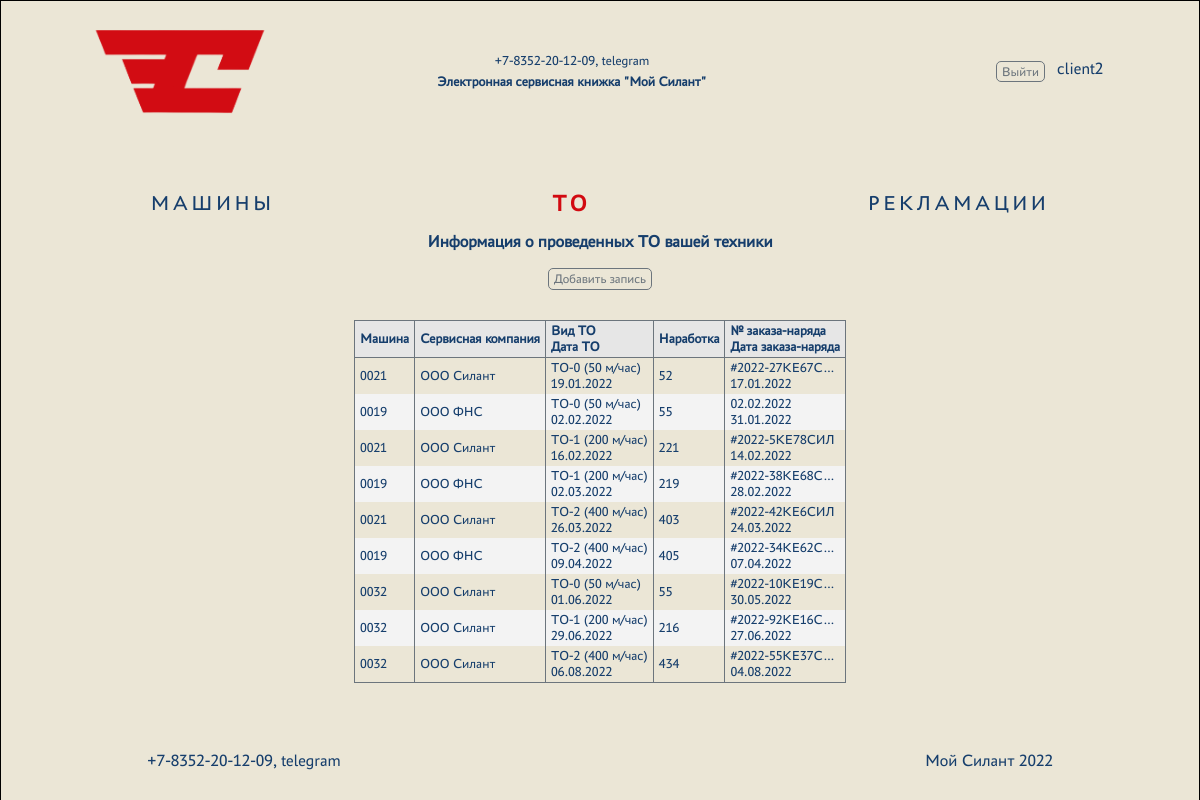
The app's page /maintenance (signed in) with its own data.
### silantapp/models.py (models this page shows, shortened)
class TechnicalMaintenance(models.Model):
    type_maintenance = models.ForeignKey(Type_maintenance, on_delete=models.CASCADE, verbose_name='Вид ТО')
    maintenance_date = models.DateField(verbose_name='Дата проведения ТО')
    operating_time = models.IntegerField(verbose_name='Наработка м/час')
    order = models.TextField(max_length=40, verbose_name='Номер заказа-наряда')
    order_date = models.DateField(verbose_name='Дата заказа-наряда')
    car = models.ForeignKey(Car, on_delete=models.CASCADE, verbose_name='Машина')
    service_company = models.ForeignKey(Service_company, on_delete=models.CASCADE, verbose_name='Сервисная компания')
    class Meta:
        verbose_name = 'ТО'
        verbose_name_plural = 'ТО'
        ordering = ['maintenance_date']

class Car(models.Model):
    factory_number = models.TextField(max_length=20, unique=True, db_index=True, verbose_name='Заводской номер')
    technique_model = models.ForeignKey(Technique_model, on_delete=models.CASCADE, db_index=True, verbose_name='Модель техники')
    engine_model = models.ForeignKey(Engine_model, on_delete=models.CASCADE, db_index=True, verbose_name='Модель двигателя')
    engine_number = models.TextField(max_length=20, verbose_name='Номер двигателя')
    transmission_model = models.ForeignKey(Transmission_model, on_delete=models.CASCADE, db_index=True, verbose_name='Модель трансмиссии')
    transmission_number = models.TextField(max_length=20, verbose_name='Номер трансмиссии')
    drive_bridge_model = models.ForeignKey(Drive_bridge_model, on_delete=models.CASCADE, db_index=True, verbose_name='Модель ведущего моста')
    drive_bridge_number = models.TextField(max_length=20, verbose_name='Номер ведущего моста')
    controlled_bridge_model = models.ForeignKey(Steerable_bridge_model, on_delete=models.CASCADE, db_index=True, verbose_name='Модель управляемого моста')
    controlled_bridge_number = models.TextField(max_length=20, verbose_name='Номер управляемого моста')
    delivery_agreement = models.TextField(max_length=40, blank=True, verbose_name="Договор поставки №, дата")
    date_of_shipment_from_the_factory = models.DateField(db_index=True, verbose_name="Дата отгрузки с завода")
    consignee = models.TextField(max_length=40, blank=True, verbose_name="Грузополучатель")
    delivery_address = models.TextField(max_length=150, blank=True, verbose_name='Адрес поставки (эксплуатации)')
    equipment = models.TextField(blank=True, verbose_name='Комплектация (доп. опции)')
    client = models.ForeignKey(ClientUser, on_delete=models.CASCADE, null=True, blank=True, verbose_name='Клиент')
    service_company = models.ForeignKey(Service_company, null=True, on_delete=models.CASCADE, blank=True, verbose_name='Сервисная компания')
    def __str__(self):
        return f'{self.factory_number}'
    class Meta:
        verbose_name = 'Машины'
        verbose_name_plural = 'Машины'
        ordering = ['date_of_shipment_from_the_factory']

class Service_company(models.Model):
    user = models.OneToOneField(ClientUser, on_delete=models.CASCADE, verbose_name='Имя пользователя')
    name = models.TextField(unique=True, verbose_name='Название')
    description = models.TextField(blank=True, verbose_name='Описание')
    def __str__(self):
        return f'{self.name}'
    class Meta:
        verbose_name = 'Сервисные компании'
        verbose_name_plural = 'Сервисные компании'

class Type_maintenance(models.Model):
    name = models.TextField(verbose_name='Название')
    description = models.TextField(blank=True, verbose_name='Описание')
    def __str__(self):
        return f'{self.name}'
    class Meta:
        verbose_name = 'Вид ТО'
        verbose_name_plural = 'Вид ТО'

### silantapp/views.py (the view, shortened to what this page needs)
# urls.py: path('maintenance', MaintenanceList.as_view(), name='technicalmaintenance'),
class MaintenanceList(PermissionRequiredMixin, ListView):
    permission_required = 'silantapp.view_technicalmaintenance'
    model = TechnicalMaintenance
    template_name = 'maintenance.html'
    context_object_name = 'technicalmaintenance'
    def get_context_data(self, *args, **kwargs):
        context = super().get_context_data(*args, **kwargs)
        if self.request.GET.get('clear'):
            self.request.session.pop('order_by2', None)
            self.request.session.pop('tm', None)
            self.request.session.pop('cr', None)
            self.request.session.pop('sc', None)
        if self.request.GET.get('order_by'): self.request.session['order_by2'] = self.request.GET.get('order_by')
        if not 'order_by2' in self.request.session: self.request.session['order_by2'] = 'maintenance_date'
        order_by = self.request.session['order_by2']
        if order_by in ['type_maintenance', 'car', 'service_company']: order_by = order_by+"__name"
        if self.request.GET.get('tm'): self.request.session['tm'] = self.request.GET.get('tm')
        context['tm'] = self.request.session['tm'] if "tm" in self.request.session else '---'
        if self.request.GET.get('cr'): self.request.session['cr'] = self.request.GET.get('cr')
        context['cr'] = self.request.session['cr'] if "cr" in self.request.session else '---'
        if self.request.GET.get('sc'): self.request.session['sc'] = self.request.GET.get('sc')
        context['sc'] = self.request.session['sc'] if "sc" in self.request.session else '---'
        qs = qs_filter = TechnicalMaintenance.objects.all()
        if "tm" in self.request.session:
            filter = Type_maintenance.objects.get(name=self.request.session['tm']).id
            qs = qs.filter(type_maintenance=filter)
        if "cr" in self.request.session:
            filter = Car.objects.get(factory_number=self.request.session['cr'])
            qs = qs.filter(car=filter)
        if "sc" in self.request.session:
            filter = Service_company.objects.get(name=self.request.session['sc']).id
            qs = qs.filter(service_company=filter)
        if self.request.user.groups.filter(name='admin').exists() or self.request.user.groups.filter(name='manager').exists():
            context['type_maintenance'] = set(qs_filter.values_list('type_maintenance__name', flat=True))
            context['car'] = set(qs_filter.values_list('car__factory_number', flat=True))
            context['service_company'] = set(qs_filter.values_list('service_company__name', flat=True))
            context['technicalmaintenances'] = qs.order_by(order_by)
        elif self.request.user.groups.filter(name='client').exists():
            context['type_maintenance'] = set(qs_filter.filter(car__client=self.request.user).values_list('type_maintenance__name', flat=True))
            context['car'] = set(qs_filter.filter(car__client=self.request.user).values_list('car__factory_number', flat=True))
            context['service_company'] = set(qs_filter.filter(car__client=self.request.user).values_list('service_company__name', flat=True))
            context['technicalmaintenances'] = qs.filter(car__client=self.request.user).order_by(order_by)
        else:
            context['technicalmaintenances'] = []
        return context

### silantapp/templatetags/auth_extras.py (called while the page is built)
@register.filter(name='has_group')
def has_group(user, group_name):
    group = Group.objects.get(name=group_name)
    return True if group in user.groups.all() else False

### silantapp/templates/maintenance.html (shortened to what this page needs)
{% extends 'default.html' %}
{% load auth_extras %}
{% load static %}
{% block content %}
    <div class="div_full_horizontal_content_space_around">
        <a class="button_menu " href="{% url 'info' %}" role="button">Машины</a>
        <a class="button_menu active" href="{% url 'technicalmaintenance' %}" role="button">ТО</a>
        <a class="button_menu" href="{% url 'complaints' %}" role="button">Рекламации</a>
    </div>
    {% if technicalmaintenances %}
        <h4 class="center">Информация о проведенных ТО вашей техники</h4>
    {% endif %}
    {% if technicalmaintenances %}
        <div class="center">
            {% if technicalmaintenances %}
                {% if request.user|has_group:"client" or request.user|has_group:"service" or request.user|has_group:"manager" or request.user|has_group:"admin" %}
                    <a class="button slim" href="{% url 'create_maintenance' %}" role="button">Добавить запись</a>
                {% endif %}
            {% endif %}
        </div>
    {% endif %}
    <br>
    {% if technicalmaintenances %}
        <table class="small_font">
        <tr>
            <th><a title="Сортировать" href="?order_by=car">Машина</a></th>
            <th><a title="Сортировать" href="?order_by=service_company">Сервисная компания</a></th>
            <th><a title="Сортировать" href="?order_by=type_maintenance">Вид ТО</a><br>
                <a title="Сортировать" href="?order_by=maintenance_date" >Дата ТО</a></th>
            <th><a title="Сортировать" href="?order_by=operating_time">Наработка</a></th>
            <th><a title="Сортировать" href="?order_by=order">№ заказа-наряда</a><br>
                <a title="Сортировать" href="?order_by=order_date">Дата заказа-наряда</a></th>
        </tr>
        {% for technicalmaintenance in technicalmaintenances %}
            <tr onclick="window.location.href='/maintenance/{{ technicalmaintenance.id }}'; return false" class="table_tr">
                <td class="td_slim">{{ technicalmaintenance.car }}</td>
                <td class="td_slim">{{ technicalmaintenance.service_company }}</td>
                <td class="td_slim">{{ technicalmaintenance.type_maintenance }}<br>
                    {{ technicalmaintenance.maintenance_date|date:"d.m.Y" }}</td>
                <td class="td_slim">{{ technicalmaintenance.operating_time }}</td>
                <td class="td_slim">{{ technicalmaintenance.order }}<br>
                    {{ technicalmaintenance.order_date|date:"d.m.Y" }}</td>
            </tr>
        {% endfor %}
        </table>
    {% endif %}
{% endblock content %}

### silantapp/templates/default.html (shortened to what this page needs)
{% load static %}
{% load auth_extras %}
<html lang="en">
	<head>
		<link rel="stylesheet" href="{% static 'css/style.css' %}">
		<link rel="stylesheet" type="text/css" href="/static/css/style.css?"/>
		<link rel="stylesheet" media="screen and (max-width: 360px) " href="/static/css/mobile.css"/>
		<link rel="stylesheet" media="screen and (min-width: 361px) and (max-width: 767.8px)" href="/static/css/360.css"/>
		<link rel="stylesheet" media="screen and (min-width: 767.9px) and (max-width: 1365px)" href="/static/css/760.css"/>
		<link rel="stylesheet" media="screen and (min-width: 1366px) and (max-width: 1535px)" href="/static/css/1366.css"/>
		<link rel="stylesheet" media="screen and (min-width: 1536px)" href="/static/css/1536.css"/>
		{% load bootstrap5 %}
	</head>
<body>
<div class="wrapper">
	<header>
		<div class="header">
			<div class="header_top">
				<div class="logo">
					<a href="{% url 'info' %}"><img class='header_logo' src="{% static 'images/Logotype accent RGB 2.png' %}"></a>
				</div>
				<div class="header_contact">
					<p class="center">+7-8352-20-12-09, telegram</p>
					<b>Электронная сервисная книжка "Мой Силант"</b>
				</div>
				<div id="account_menu" class="account_menu">
					{% if user.is_authenticated %}
						<a class="button slim" style='margin: 5px 12px;' href="/accounts/logout/" role="button">Выйти</a>
					{% else %}
						<a class="button slim" href="/accounts/login/" role="button">Авторизация</a>
					{% endif %}
					<br>
					<div class="dominant">{{ user.username }}&emsp;</div>
				</div>
			</div>
			<br>
		</div>
	</header>
	<main>
		<div class="main">
		{% block content %}
		{% endblock content %}
		</div>
	</main>
	<footer>
		<div class="footer">+7-8352-20-12-09, telegram</div>
		<div class="footer">Мой Силант 2022</div>
	</footer>
</div>
</body>
</html>

### static/css/style.css (style rules this page uses)
:root { --silant_black: #163E6C; --silant_red: #D20A11; --silant_beige: #EBE6D6; --silant_grey: #6c757d; --silant_light_grey: #e6e6e6; --silant_cell_grey: #f3f3f3; }
* { margin: 0; padding: 0; }
html { font-family: "PT-Astra-Sans_Regular"; line-height: 1.5; -webkit-text-size-adjust: 100%; -ms-text-size-adjust: 100%; -moz-text-size-adjust: 100%; -ms-overflow-style: scrollbar; -webkit-tap-highlight-color: rgba(0, 0, 0, 0); }
body { height: 100%; font-weight: 400; line-height: 1.5; color: var(--silant_black); background-color: var(--silant_beige); }
h1, h2, h3, h4, h5, h6 { margin-top: 0; margin-bottom: 0.5rem; }
a { text-decoration: none !important; }
p { margin: 0; padding: 0; }
table { border-bottom: 1px solid var(--silant_grey); border-top: 1px solid var(--silant_grey); border-collapse: collapse; text-align: left; border-spacing: 0; display: block; overflow-x: auto; max-width: fit-content; margin: auto; }
th { border-bottom: 1px solid var(--silant_grey); background-color: var(--silant_light_grey); padding: 2px 2px; white-space: nowrap; }
table a { text-decoration: none; color: var(--silant_black); }
th,td { padding: 2px 5px; border-right: 1px solid var(--silant_grey); border-left: 1px solid var(--silant_grey); }
.td_slim { max-width: 100px; overflow: hidden; text-overflow: ellipsis; white-space: nowrap; cursor: pointer; }
tr:nth-child(odd) { background: var(--silant_cell_grey); }
.small_font { font-size: 0.8em; }
.wrapper { display: -webkit-flex; display: flex; flex-direction: column; min-height: 100%; margin: 0 auto; border: 1px solid black; }
header { padding: 0; margin: 0; color: var(--silant_black); }
.header_logo { max-width: 300px; }
.header_contact { font-size: 0.8em; }
.header_top { display: -webkit-flex; display: flex; align-items: center; justify-content: space-around; background-color: var(--silant_beige); }
.account_menu { display: -webkit-flex; display: flex; margin: 0 0 0 10%; }
main { flex: 1 0 auto; padding: 10px; color: var(--silant_black); }
footer { display: -webkit-flex; display: flex; justify-content: space-around; height: 80px; background: var(--silant_beige); color: var(--silant_black); }
.center { display: -webkit-flex; display: flex; justify-content: center; text-align: center; }
.logo { width: 200px; }
.logo img { width: 100%; height: auto; }
.button { border: 1px solid var(--silant_grey); display: inline-block; text-decoration: none; border-radius: 5px; color: var(--silant_grey); background: transparent; cursor: pointer; }
.button.slim { padding: 0 5px; margin: 5px; }
.button_menu { color: var(--silant_black); font-weight: 400; display: inline-block; text-decoration: none; text-transform: uppercase; letter-spacing: .2rem; border: none; padding: 10px 15px; border-radius: 9px; transition: 0.2s; }
.button_menu.active { color: var(--silant_red); font-weight: 600; transform: scale(1.1); }
.div_full_horizontal_content_space_around { display: -webkit-flex; display: flex; justify-content: space-around; align-items: center; }
.footer { margin: auto 10px; }
.dominant { display: flex; justify-content: flex-end; }

### static/css/760.css (style rules this page uses)
html { font-size: 17px; }
.button.slim { font-size: 13px; }
.button_menu { font-size: 21px; }

### static/css/mobile.css (style rules this page uses)
html { font-size: 15px; }
.wrapper { width: 340px; }
.header_top { -webkit-flex-direction: column-reverse; flex-direction: column-reverse; justify-content: center; }
.button.slim { font-size: 11px; }

### static/css/360.css (style rules this page uses)
html { font-size: 15px; }
.account_menu { flex-direction: column; }
.button.slim { font-size: 11px; }
.button_menu { font-size: 16px; }

### static/css/1366.css (style rules this page uses)
html { font-size: 18px; }
.button.slim { font-size: 14px; }
.button_menu { font-size: 22px; }

### static/css/1536.css (style rules this page uses)
html { font-size: 19px; }
.button.slim { font-size: 15px; }
.button_menu { font-size: 23px; }

### records on screen
TechnicalMaintenance: car "0021", service_company "ООО Силант", type_maintenance "ТО-0 (50 м/час)", maintenance_date "19.01.2022", operating_time "52", order "#2022-27КЕ67СИЛ", order_date "17.01.2022"
TechnicalMaintenance: car "0019", service_company "ООО ФНС", type_maintenance "ТО-0 (50 м/час)", maintenance_date "02.02.2022", operating_time "55", order "02.02.2022", order_date "31.01.2022"
TechnicalMaintenance: car "0021", service_company "ООО Силант", type_maintenance "ТО-1 (200 м/час)", maintenance_date "16.02.2022", operating_time "221", order "#2022-5КЕ78СИЛ", order_date "14.02.2022"
TechnicalMaintenance: car "0019", service_company "ООО ФНС", type_maintenance "ТО-1 (200 м/час)", maintenance_date "02.03.2022", operating_time "219", order "#2022-38КЕ68СИЛ", order_date "28.02.2022"
TechnicalMaintenance: car "0021", service_company "ООО Силант", type_maintenance "ТО-2 (400 м/час)", maintenance_date "26.03.2022", operating_time "403", order "#2022-42КЕ6СИЛ", order_date "24.03.2022"
TechnicalMaintenance: car "0019", service_company "ООО ФНС", type_maintenance "ТО-2 (400 м/час)", maintenance_date "09.04.2022", operating_time "405", order "#2022-34КЕ62СИЛ", order_date "07.04.2022"
TechnicalMaintenance: car "0032", service_company "ООО Силант", type_maintenance "ТО-0 (50 м/час)", maintenance_date "01.06.2022", operating_time "55", order "#2022-10КЕ19СИЛ", order_date "30.05.2022"
TechnicalMaintenance: car "0032", service_company "ООО Силант", type_maintenance "ТО-1 (200 м/час)", maintenance_date "29.06.2022", operating_time "216", order "#2022-92КЕ16СИЛ", order_date "27.06.2022"
TechnicalMaintenance: car "0032", service_company "ООО Силант", type_maintenance "ТО-2 (400 м/час)", maintenance_date "06.08.2022", operating_time "434", order "#2022-55КЕ37СИЛ", order_date "04.08.2022"

### other values on screen
{{ user.username }} "client2"
